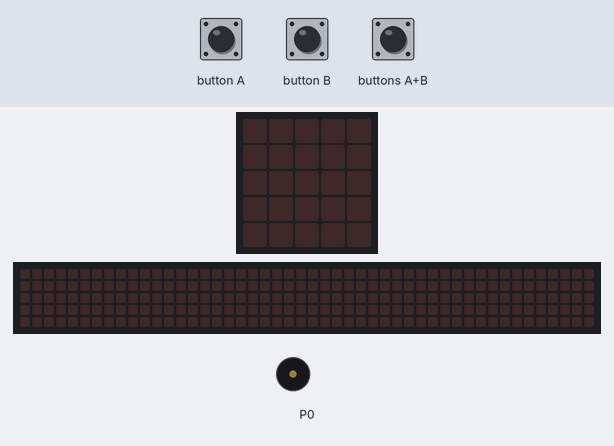
The program below on a simulated BBC micro:bit (MakeCode). Parts: the board's 5×5 LED display, a strip that is not on the board, showing the scrolling text unrolled, buzzer (waves = sounding). The test bench sets the inputs (shaded band). The 48×5 strip is a reading aid, not a part: it shows the text the display is scrolling, unrolled, one strip-width of it at a time.

Above: at 1.2 s.
1.3 s: button A pressed for 0.15 s
At 3.4 s:
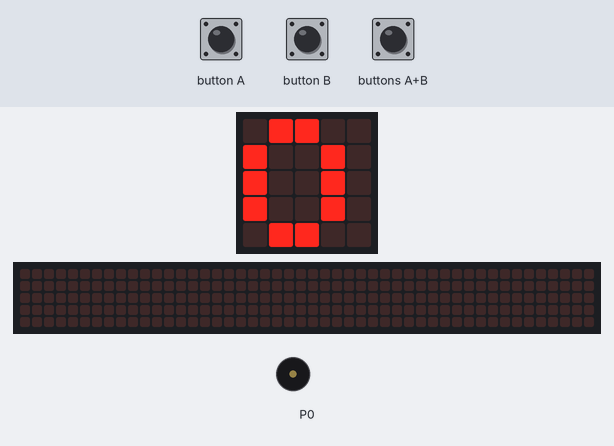
4.2 s: button B pressed for 0.15 s
At 4.42 s:
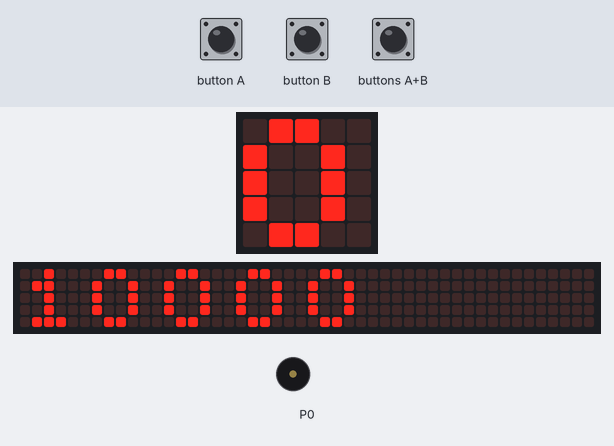
7.2 s: buttons A+B pressed for 0.15 s
At 9.82 s:
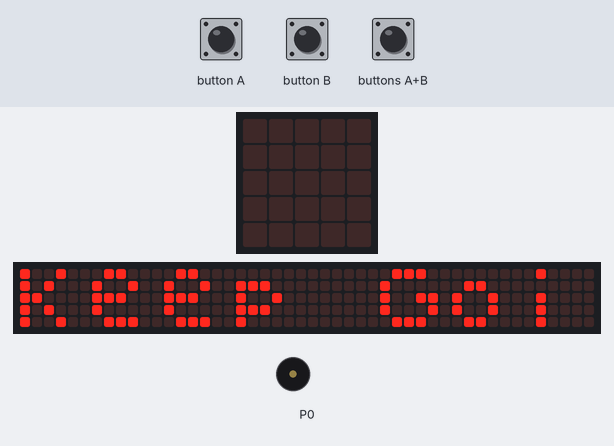
10.3 s: buttons A+B pressed for 1 s
At 20.1 s:
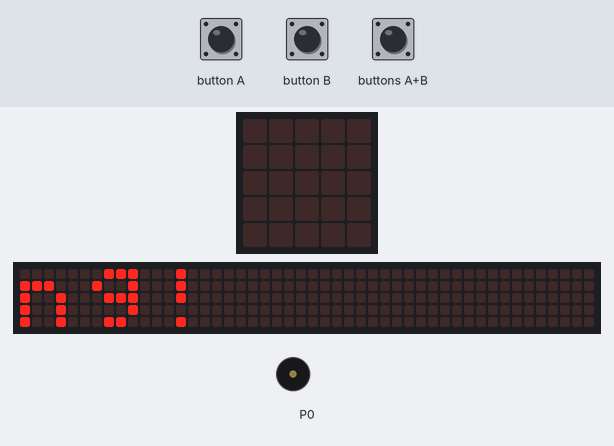
Timing chart, 0 to 21.6 s (numbered marks = the images above; inputs shaded):
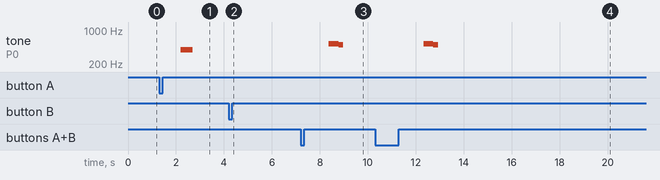

Measured:
- after the input at 1.3 s, tone on P0: silent → 392 Hz after 0.90 s, → silent 0.50 s later; the display: changes after 0.15 s (image 1)
- after the input at 4.2 s, the display: changes after 0.15 s (image 2)
- after the input at 7.2 s, tone on P0: silent → 523 Hz after 1.2 s, → 494 Hz 0.41 s later, → silent 0.20 s later
- after the input at 10.3 s, tone on P0: silent → 523 Hz after 2.0 s, → 494 Hz 0.41 s later, → silent 0.20 s later

The program:

main.ts
```typescript
let step = 0
input.onButtonPressed(Button.A, function () {
    step = 0
    basic.showNumber(0)
    music.playTone(392, music.beat(BeatFraction.Whole))
})
input.onGesture(Gesture.Shake, function () {
    step += 1
    basic.showNumber(step)
    if (step == 5000) {
        music.playMelody("C5 G B A F A C5 B ", 300)
    }
    if (step == 10000) {
        music.playMelody("G B A G C5 B A B ", 500)
        basic.showString("Congratulation!!")
    }
})
input.onButtonPressed(Button.AB, function () {
    step = 0
    music.playMelody("- - - - - C5 C5 B ", 300)
})
input.onButtonPressed(Button.B, function () {
    basic.showNumber(10000 - step)
    basic.showString("Keep Going!")
})
```

test.ts
```typescript
// 테스트는 여기로 이동합니다; 이 패키지가 확장으로 사용될 때 컴파일되지 않을 것 입니다.
```
